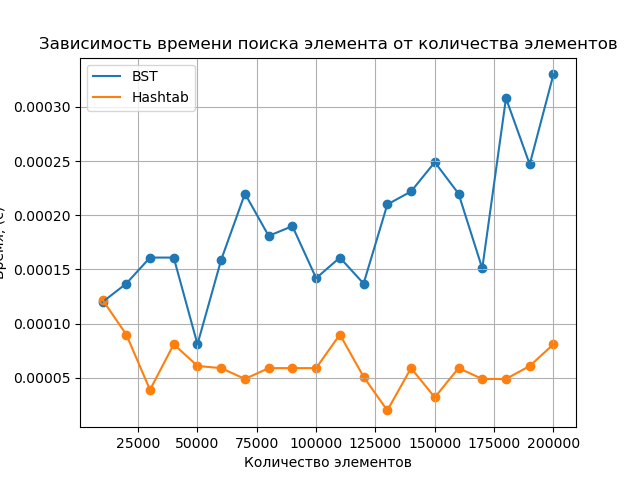

The Python source for this figure:
import pandas as pd
import matplotlib.pyplot as plt

fig, ax = plt.subplots()

elements = [10000, 20000, 30000, 40000, 50000, 60000, 70000, 80000, 90000, 100000, 110000, 120000, 130000, 140000, 150000, 160000, 170000, 180000, 190000, 200000]
bstree = [0.000120, 0.000137, 0.000161, 0.000161, 0.000081, 0.000159, 0.000220, 0.000181, 0.000190, 0.000142, 0.000161, 0.000137, 0.000210, 0.000222, 0.000249, 0.000220, 0.000151, 0.000308, 0.000247, 0.000330]
hashtab = [0.000122, 0.000090, 0.000039, 0.000081, 0.000061, 0.000059, 0.000049, 0.000059, 0.000059, 0.000059, 0.000090, 0.000051, 0.000020, 0.000059, 0.000032, 0.000059, 0.000049, 0.000049, 0.000061, 0.000081]
df = pd.DataFrame({'x': elements, 'y': bstree})
ax.scatter(elements, bstree)
plt.plot(df['x'], df['y'], label= 'BST')

df = pd.DataFrame({'x': elements, 'y': hashtab})
ax.scatter(elements, hashtab)
plt.plot(df['x'], df['y'], label= 'Hashtab')

plt.grid(True)
plt.xlabel("Количество элементов")
plt.ylabel("Время, (c)")
# ax.spines['left'].set_position('zero')# Установка точки (0, 0) в левый нижний угол
# ax.spines['bottom'].set_position('zero')
# ax.set_xlim(left=0)
# ax.set_ylim(bottom=0)
plt.legend()
 
plt.title('Зависимость времени поиска элемента от количества элементов')
plt.savefig("graph.png")
